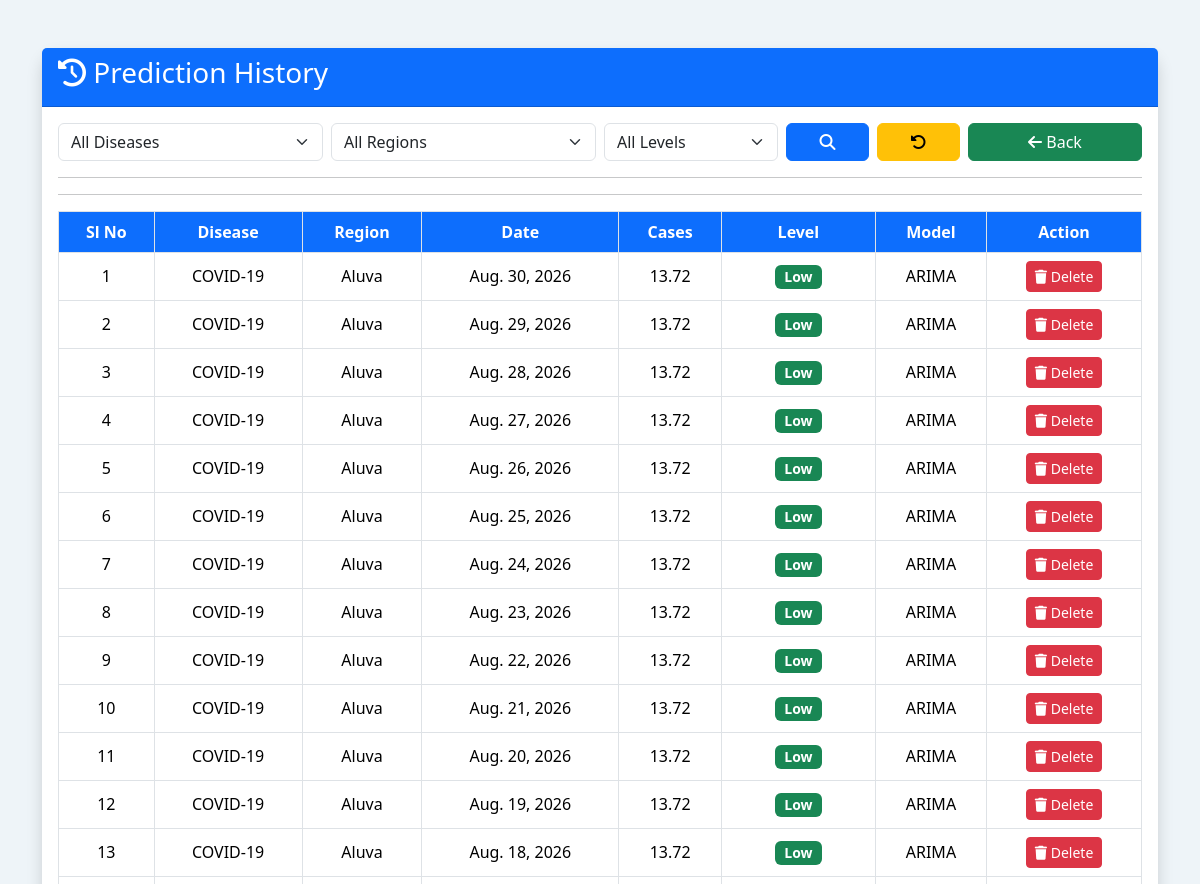
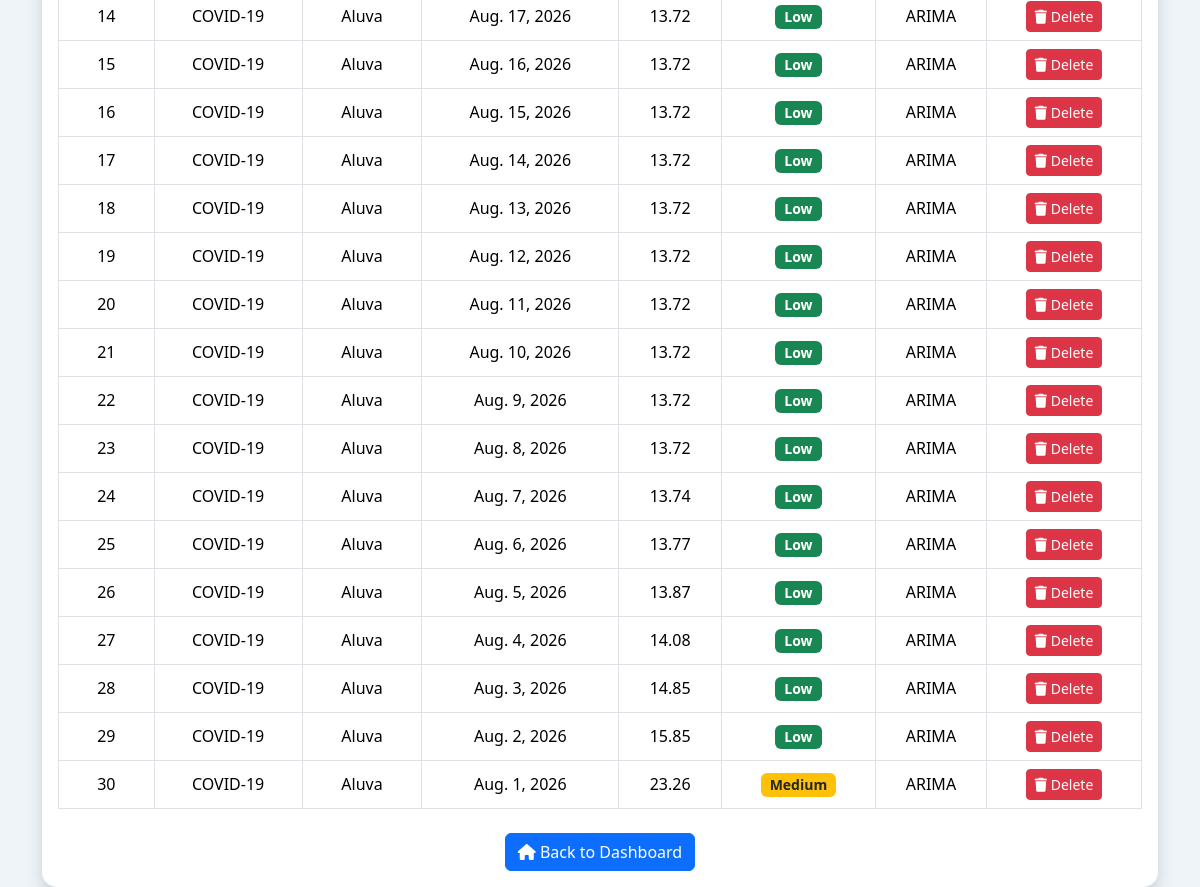
Page /prediction_history/ on the committed database (2 pictures, top to bottom).
### HelathApp/models.py (models this page shows, shortened)
class DiseasePrediction(models.Model):
    LEVEL_CHOICES = [
        ("Low", "Low"),
        ("Medium", "Medium"),
        ("High", "High"),
    ]
    disease = models.ForeignKey(
        Disease,
        on_delete=models.CASCADE
    )
    region = models.ForeignKey(
        Region,
        on_delete=models.CASCADE
    )
    prediction_date = models.DateField()
    predicted_cases = models.FloatField()
    prediction_level = models.CharField(
        max_length=10,
        choices=LEVEL_CHOICES,
        default="Low"
    )
    lower_confidence = models.FloatField()
    upper_confidence = models.FloatField()
    model_name = models.CharField(
        max_length=50,
        default="ARIMA"
    )
    created_at = models.DateTimeField(
        auto_now_add=True
    )

class Disease(models.Model):
    SEVERITY = [
        ('Low','Low'),
        ('Medium','Medium'),
        ('High','High'),
    ]
    disease_name = models.CharField(max_length=100)
    disease_type = models.CharField(max_length=100)
    severity_level = models.CharField(
        max_length=20,
        choices=SEVERITY
    )
    description = models.TextField(blank=True)
    precautions = models.TextField(blank=True)

class Region(models.Model):
    REGION_TYPES = [
        ('Urban', 'Urban'),
        ('Rural', 'Rural'),
        ('Tribal', 'Tribal'),
    ]
    region_name = models.CharField(max_length=100)
    region_type = models.CharField(
        max_length=20,
        choices=REGION_TYPES
    )
    latitude = models.DecimalField(
        max_digits=9,
        decimal_places=6
    )
    longitude = models.DecimalField(
        max_digits=9,
        decimal_places=6
    )

### HelathApp/views.py (the view)
def prediction_history(request):
    predictions = DiseasePrediction.objects.select_related(
        "disease",
        "region"
    ).order_by("-prediction_date")
    diseases = Disease.objects.all()
    regions = Region.objects.all()
    disease = request.GET.get("disease")
    region = request.GET.get("region")
    level = request.GET.get("level")
    if disease:
        predictions = predictions.filter(
            disease_id=disease
        )
    if region:
        predictions = predictions.filter(
            region_id=region
        )
    if level:
        predictions = predictions.filter(
            prediction_level=level
        )
    context = {
        "predictions": predictions,
        "diseases": diseases,
        "regions": regions,
        "selected_disease": disease,
        "selected_region": region,
        "selected_level": level,
    }
    return render(
        request,
        "prediction_history.html",
        context
    )

### HelathApp/templates/prediction_history.html (shortened to what this page needs)
<!DOCTYPE html>
<html lang="en">
<head>
<link href="https://cdn.jsdelivr.net/npm/bootstrap@5.3.3/dist/css/bootstrap.min.css" rel="stylesheet">
<link href="https://cdnjs.cloudflare.com/ajax/libs/font-awesome/6.5.2/css/all.min.css" rel="stylesheet">
</head>
<body>
<div class="container mt-5">
<div class="card shadow">
<div class="card-header bg-primary text-white">
<h3>
<i class="fa-solid fa-clock-rotate-left"></i>
Prediction History
</h3>
</div>
<div class="card-body">
<form method="GET">
<div class="row g-2">
    <div class="col-md-3">
        <select name="disease" class="form-select">
            <option value="">All Diseases</option>
        </select>
    </div>
    <div class="col-md-3">
        <select name="region" class="form-select">
            <option value="">All Regions</option>
        </select>
    </div>
    <div class="col-md-2">
        <select name="level" class="form-select">
            <option value="">All Levels</option>
        </select>
    </div>
    <div class="col-md-1">
        <button type="submit" class="btn btn-primary w-100">
            <i class="fa-solid fa-magnifying-glass"></i>
        </button>
    </div>
    <div class="col-md-1">
        <a href="{% url 'prediction_history' %}"
        class="btn btn-warning w-100">
            <i class="fa-solid fa-rotate-left"></i>
        </a>
    </div>
    <div class="col-md-2">
        <a href="{% url 'adminhome' %}"
        class="btn btn-success w-100">
            <i class="fa-solid fa-arrow-left"></i>
            Back
        </a>
    </div>
</div>
</form>
<hr>
<hr>
<table class="table table-bordered table-hover">
<thead>
<tr>
<th>Sl No</th>
<th>Disease</th>
<th>Region</th>
<th>Date</th>
<th>Cases</th>
<th>Level</th>
<th>Model</th>
<th>Action</th>
</tr>
</thead>
<tbody>
{% for p in predictions %}
<tr>
<td>
{{ forloop.counter }}
</td>
<td>
{{ p.disease.disease_name }}
</td>
<td>
{{ p.region.region_name }}
</td>
<td>
{{ p.prediction_date }}
</td>
<td>
{{ p.predicted_cases|floatformat:2 }}
</td>
<td>
{% if p.prediction_level == "High" %}
<span class="badge bg-danger">
High
</span>
{% elif p.prediction_level == "Medium" %}
<span class="badge bg-warning text-dark">
Medium
</span>
{% else %}
<span class="badge bg-success">
Low
</span>
{% endif %}
</td>
<td>
{{ p.model_name }}
</td>
<td>
<a
href="/delete_prediction/{{p.id}}/"
class="btn btn-danger btn-sm"
onclick="return confirm('Delete this prediction?')">
<i class="fa-solid fa-trash"></i>
Delete
</a>
</td>
</tr>
{% empty %}
<tr>
<td colspan="8">
No Prediction History Found
</td>
</tr>
{% endfor %}
</tbody>
</table>
<div class="text-center mt-4">
<a
href="/admin_home/"
class="btn btn-primary">
<i class="fa-solid fa-house"></i>
Back to Dashboard
</a>
</div>
</div>
</div>
</div>
</body>
</html>

### HelathApp/templates/prediction_history.html (style rules this page uses)
body { background:#eef4f8; }
.card { border:none; border-radius:15px; }
.table th { background:#0d6efd; color:white; text-align:center; }
.table td { text-align:center; vertical-align:middle; }
.badge { font-size:14px; }

### rows in the picture
DiseasePrediction: disease.disease_name "COVID-19", region.region_name "Aluva", prediction_date "Aug. 30, 2026", predicted_cases "13.72", prediction_level "Low", model_name "ARIMA"
DiseasePrediction: disease.disease_name "COVID-19", region.region_name "Aluva", prediction_date "Aug. 29, 2026", predicted_cases "13.72", prediction_level "Low", model_name "ARIMA"
DiseasePrediction: disease.disease_name "COVID-19", region.region_name "Aluva", prediction_date "Aug. 28, 2026", predicted_cases "13.72", prediction_level "Low", model_name "ARIMA"
DiseasePrediction: disease.disease_name "COVID-19", region.region_name "Aluva", prediction_date "Aug. 27, 2026", predicted_cases "13.72", prediction_level "Low", model_name "ARIMA"
DiseasePrediction: disease.disease_name "COVID-19", region.region_name "Aluva", prediction_date "Aug. 26, 2026", predicted_cases "13.72", prediction_level "Low", model_name "ARIMA"
DiseasePrediction: disease.disease_name "COVID-19", region.region_name "Aluva", prediction_date "Aug. 25, 2026", predicted_cases "13.72", prediction_level "Low", model_name "ARIMA"
DiseasePrediction: disease.disease_name "COVID-19", region.region_name "Aluva", prediction_date "Aug. 24, 2026", predicted_cases "13.72", prediction_level "Low", model_name "ARIMA"
DiseasePrediction: disease.disease_name "COVID-19", region.region_name "Aluva", prediction_date "Aug. 23, 2026", predicted_cases "13.72", prediction_level "Low", model_name "ARIMA"
DiseasePrediction: disease.disease_name "COVID-19", region.region_name "Aluva", prediction_date "Aug. 22, 2026", predicted_cases "13.72", prediction_level "Low", model_name "ARIMA"
DiseasePrediction: disease.disease_name "COVID-19", region.region_name "Aluva", prediction_date "Aug. 21, 2026", predicted_cases "13.72", prediction_level "Low", model_name "ARIMA"
DiseasePrediction: disease.disease_name "COVID-19", region.region_name "Aluva", prediction_date "Aug. 20, 2026", predicted_cases "13.72", prediction_level "Low", model_name "ARIMA"
DiseasePrediction: disease.disease_name "COVID-19", region.region_name "Aluva", prediction_date "Aug. 19, 2026", predicted_cases "13.72", prediction_level "Low", model_name "ARIMA"
DiseasePrediction: disease.disease_name "COVID-19", region.region_name "Aluva", prediction_date "Aug. 18, 2026", predicted_cases "13.72", prediction_level "Low", model_name "ARIMA"
DiseasePrediction: disease.disease_name "COVID-19", region.region_name "Aluva", prediction_date "Aug. 17, 2026", predicted_cases "13.72", prediction_level "Low", model_name "ARIMA"
DiseasePrediction: disease.disease_name "COVID-19", region.region_name "Aluva", prediction_date "Aug. 16, 2026", predicted_cases "13.72", prediction_level "Low", model_name "ARIMA"
DiseasePrediction: disease.disease_name "COVID-19", region.region_name "Aluva", prediction_date "Aug. 15, 2026", predicted_cases "13.72", prediction_level "Low", model_name "ARIMA"
DiseasePrediction: disease.disease_name "COVID-19", region.region_name "Aluva", prediction_date "Aug. 14, 2026", predicted_cases "13.72", prediction_level "Low", model_name "ARIMA"
DiseasePrediction: disease.disease_name "COVID-19", region.region_name "Aluva", prediction_date "Aug. 13, 2026", predicted_cases "13.72", prediction_level "Low", model_name "ARIMA"
DiseasePrediction: disease.disease_name "COVID-19", region.region_name "Aluva", prediction_date "Aug. 12, 2026", predicted_cases "13.72", prediction_level "Low", model_name "ARIMA"
DiseasePrediction: disease.disease_name "COVID-19", region.region_name "Aluva", prediction_date "Aug. 11, 2026", predicted_cases "13.72", prediction_level "Low", model_name "ARIMA"
DiseasePrediction: disease.disease_name "COVID-19", region.region_name "Aluva", prediction_date "Aug. 10, 2026", predicted_cases "13.72", prediction_level "Low", model_name "ARIMA"
DiseasePrediction: disease.disease_name "COVID-19", region.region_name "Aluva", prediction_date "Aug. 9, 2026", predicted_cases "13.72", prediction_level "Low", model_name "ARIMA"
DiseasePrediction: disease.disease_name "COVID-19", region.region_name "Aluva", prediction_date "Aug. 8, 2026", predicted_cases "13.72", prediction_level "Low", model_name "ARIMA"
DiseasePrediction: disease.disease_name "COVID-19", region.region_name "Aluva", prediction_date "Aug. 7, 2026", predicted_cases "13.74", prediction_level "Low", model_name "ARIMA"
DiseasePrediction: disease.disease_name "COVID-19", region.region_name "Aluva", prediction_date "Aug. 6, 2026", predicted_cases "13.77", prediction_level "Low", model_name "ARIMA"
DiseasePrediction: disease.disease_name "COVID-19", region.region_name "Aluva", prediction_date "Aug. 5, 2026", predicted_cases "13.87", prediction_level "Low", model_name "ARIMA"
DiseasePrediction: disease.disease_name "COVID-19", region.region_name "Aluva", prediction_date "Aug. 4, 2026", predicted_cases "14.08", prediction_level "Low", model_name "ARIMA"
DiseasePrediction: disease.disease_name "COVID-19", region.region_name "Aluva", prediction_date "Aug. 3, 2026", predicted_cases "14.85", prediction_level "Low", model_name "ARIMA"
DiseasePrediction: disease.disease_name "COVID-19", region.region_name "Aluva", prediction_date "Aug. 2, 2026", predicted_cases "15.85", prediction_level "Low", model_name "ARIMA"
DiseasePrediction: disease.disease_name "COVID-19", region.region_name "Aluva", prediction_date "Aug. 1, 2026", predicted_cases "23.26", prediction_level "Medium", model_name "ARIMA"
